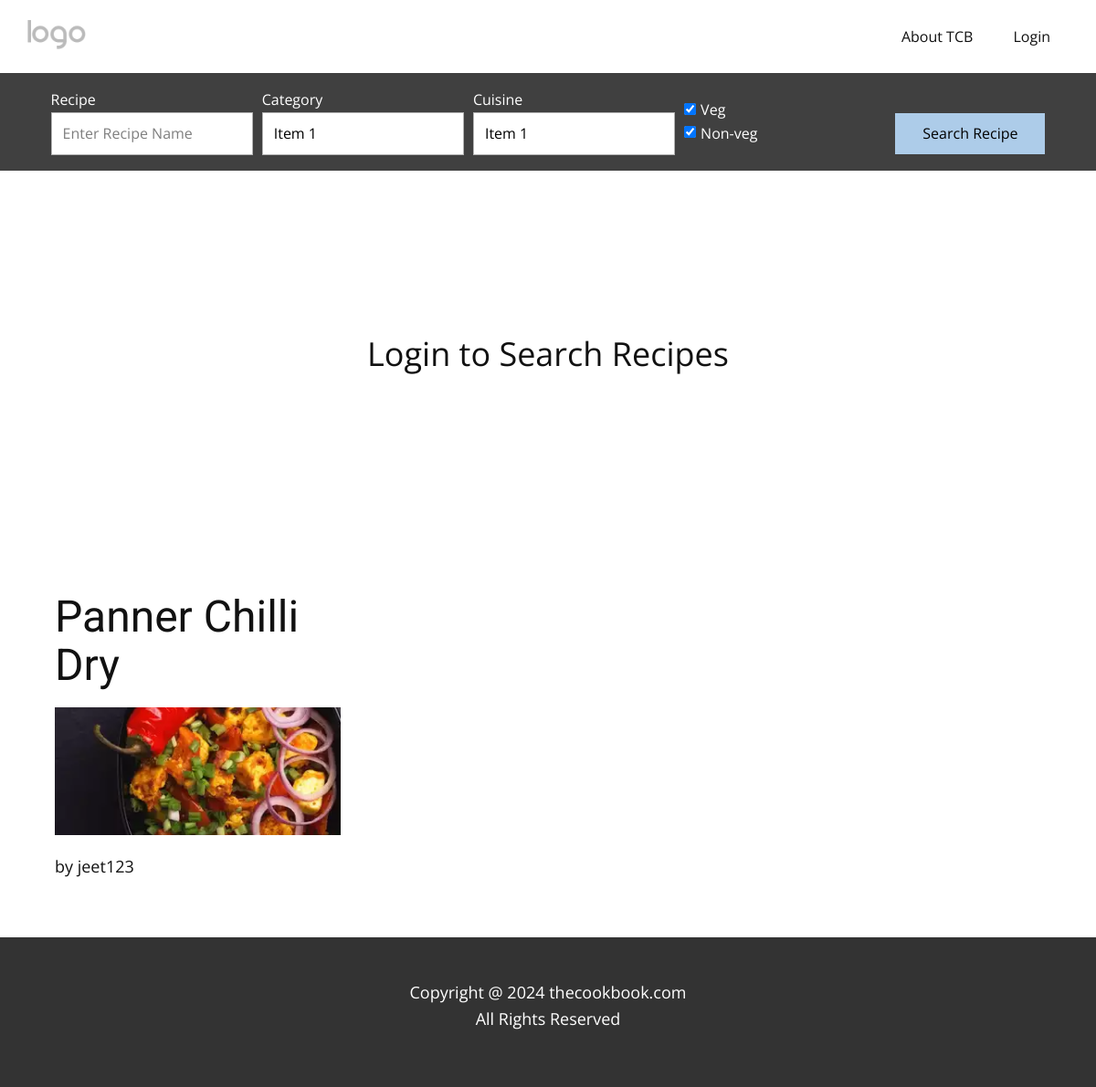
The page / on the database its author committed.
### TCB/models.py (models this page shows)
class Recipe(models.Model):
    recipe_id = models.AutoField(primary_key=True)
    user = models.ForeignKey(User, on_delete=models.CASCADE)
    recipe_name = models.CharField(max_length=100)
    recipe_image = models.ImageField(upload_to='static/recipe_images/')
    recipe_steps = models.TextField()
    ingredients = models.TextField()
    cooking_time = models.CharField(max_length=100)
    serving = models.IntegerField()
    cuisine = models.ForeignKey(Cuisine, on_delete=models.CASCADE)
    category = models.ForeignKey(Category, on_delete=models.CASCADE)
    rating = models.FloatField(default=0)
    count = models.IntegerField(default=0)
    veg = models.BooleanField()

### TCB/views.py (the view, shortened to what this page needs)
# urls.py: path('',views.home,name="home"),
def home(request):
    category = Category.objects.all()
    cuisine = Cuisine.objects.all()
    recipe = Recipe.objects.all()
    context={
        'category':category,
        'cuisine':cuisine,
        'recipe': recipe,
    }
    return render(request,'home.html',context)

### templates/home.html (shortened to what this page needs)
{% load static %}
<!DOCTYPE html>
<html style="font-size: 16px;" lang="en">
  <head>
    <link rel="stylesheet" href="{% static 'nicepage.css' %}" media="screen" />
    <link rel="stylesheet" href="{% static 'home.css' %}" media="screen" />
  </head>
  <body data-path-to-root="./" data-include-products="false" class="u-body u-xl-mode" data-lang="en">
    <header class="u-clearfix u-header u-header" id="sec-2ef3">
      <div class="u-clearfix u-sheet u-sheet-1">
        <a href="home.html" class="u-image u-logo u-image-1" title="home"><img src="{% static 'images/default-logo.png' %}" class="u-logo-image u-logo-image-1" /></a>
        <nav class="u-menu u-menu-dropdown u-offcanvas u-menu-1">
          <div class="u-custom-menu u-nav-container">
            <ul class="u-nav u-unstyled u-nav-1">
              <li class="u-nav-item">
                <a class="u-button-style u-nav-link u-text-active-palette-1-base u-text-hover-palette-2-base" href="aboutus" style="padding: 10px 20px;">About TCB</a>
              </li>
              {% if user.is_authenticated %}
              {% else %}
                <li class="u-nav-item">
                  <a class="u-button-style u-nav-link u-text-active-palette-1-base u-text-hover-palette-2-base" href="login" style="padding: 10px 20px;">Login</a>
                </li>
              {% endif %}
            </ul>
          </div>
        </nav>
      </div>
    </header>
    {% if user.is_authenticated %}
      <section class="u-clearfix u-grey-75 u-section-1" id="sec-7725">
        <div class="u-clearfix u-sheet u-valign-middle u-sheet-1">
          <div class="u-form u-form-1">
            <form action="/" class="u-clearfix u-form-horizontal u-form-spacing-10 u-inner-form" source="custom" name="form" style="padding: 10px;" method="post">
              {% csrf_token %}
              <div class="u-form-group u-label-top">
                <label for="email-3a3e" class="u-label">Recipe</label>
                <input type="text" placeholder="Enter Recipe Name" id="email-3a3e" name="recipe" class="u-input u-input-rectangle" required="required" />
              </div>
              <div class="u-form-group u-form-select u-label-top u-form-group-2">
                <label for="select-2521" class="u-label">Category</label>
                <div class="u-form-select-wrapper">
                  <select id="select-2521" name="category" class="u-input u-input-rectangle">
                    {% for x in category %}
                    <option value="{{ x.cateory_id }}" data-calc="">{{ x.category_name }}</option>
                    {% endfor %}
                  </select>
                  <svg class="u-caret u-caret-svg" version="1.1" id="Layer_1" xmlns="http://www.w3.org/2000/svg" xmlns:xlink="http://www.w3.org/1999/xlink" x="0px" y="0px" width="16px" height="16px" viewBox="0 0 16 16" style="fill:currentColor;" xml:space="preserve">
                    <polygon class="st0" points="8,12 2,4 14,4 "></polygon>
                  </svg>
                </div>
              </div>
              <div class="u-form-group u-form-select u-label-top u-form-group-3">
                <label for="select-1fb8" class="u-label">Cuisine</label>
                <div class="u-form-select-wrapper">
                  <select id="select-1fb8" name="cuisine" class="u-input u-input-rectangle">
                    {% for x in cuisine %}
                    <option value="{{ x.cuisine_id }}" data-calc="">{{ x.cuisine_name }}</option>
                    {% endfor %}
                  </select>
                  <svg class="u-caret u-caret-svg" version="1.1" id="Layer_1" xmlns="http://www.w3.org/2000/svg" xmlns:xlink="http://www.w3.org/1999/xlink" x="0px" y="0px" width="16px" height="16px" viewBox="0 0 16 16" style="fill:currentColor;" xml:space="preserve">
                    <polygon class="st0" points="8,12 2,4 14,4 "></polygon>
                  </svg>
                </div>
              </div>
              <div class="u-form-checkbox-group u-form-group u-label-top u-form-group-4">
                <label class="u-label"></label>
                <div class="u-form-checkbox-group-wrapper">
                  <div class="u-input-row">
                    <input id="field-fc6f" type="checkbox" name="veg" value="true" class="u-field-input" data-calc="true" checked="checked" />
                    <label class="u-field-label" for="field-fc6f">Veg</label>
                  </div>
                  <div class="u-input-row">
                    <input id="field-8531" type="checkbox" name="non-veg" value="true" class="u-field-input" data-calc="true" checked="checked" />
                    <label class="u-field-label" for="field-8531">Non-veg</label>
                  </div>
                </div>
              </div>
              <div class="u-align-left u-form-group u-form-submit u-label-top">
                <a href="#" class="u-border-none u-btn u-btn-submit u-button-style u-btn-1">Search Recipe</a>
                <input type="submit" value="submit" class="u-form-control-hidden" />
              </div>
              <div class="u-form-send-message u-form-send-success"></div>
              <div class="u-form-send-error u-form-send-message">No Such Recipes Found</div>
              <input type="hidden" value="" name="recaptchaResponse" />
            </form>
          </div>
        </div>
      </section>
    {% else %}
      <section class="u-clearfix u-grey-75 u-section-1" id="sec-7725">
        <div class="u-clearfix u-sheet u-valign-middle u-sheet-1">
          <div class="u-form u-form-1">
            <form action="#" class="u-clearfix u-form-horizontal u-form-spacing-10 u-inner-form" source="custom" name="form" style="padding: 10px;" method="post">
              <div class="u-form-group u-label-top">
                <label for="email-3a3e" class="u-label">Recipe</label>
                <input type="text" placeholder="Enter Recipe Name" id="email-3a3e" name="text" class="u-input u-input-rectangle" required="required" readonly />
              </div>
              <div class="u-form-group u-form-select u-label-top u-form-group-2">
                <label for="select-2521" class="u-label">Category</label>
                <div class="u-form-select-wrapper">
                  <select id="select-2521" name="select" class="u-input u-input-rectangle">
                    <option value="Item 1" data-calc="">Item 1</option>
                  </select>
                </div>
              </div>
              <div class="u-form-group u-form-select u-label-top u-form-group-3">
                <label for="select-1fb8" class="u-label">Cuisine</label>
                <div class="u-form-select-wrapper">
                  <select id="select-1fb8" name="select-1" class="u-input u-input-rectangle">
                    <option value="Item 1" data-calc="">Item 1</option>
                  </select>
                </div>
              </div>
              <div class="u-form-checkbox-group u-form-group u-label-top u-form-group-4">
                <div class="u-form-checkbox-group-wrapper">
                  <div class="u-input-row">
                    <input id="field-fc6f" type="checkbox" name="radiobutton[]" value="true" class="u-field-input" data-calc="true" checked="checked" />
                    <label class="u-field-label" for="field-fc6f">Veg</label>
                  </div>
                  <div class="u-input-row">
                    <input id="field-8531" type="checkbox" name="radiobutton[]" value="true" class="u-field-input" data-calc="true" checked="checked" />
                    <label class="u-field-label" for="field-8531">Non-veg</label>
                  </div>
                </div>
              </div>
              <div class="u-align-left u-form-group u-form-submit u-label-top">
                <a href="#" class="u-border-none u-btn u-btn-submit u-button-style u-btn-1">Search Recipe</a>
              </div>
            </form>
          </div>
        </div>
      </section>
    {% endif %}
    {% if user.is_authenticated %}
      <section class="u-clearfix u-white u-section-2" id="norecipes">
        <div class="u-clearfix u-sheet u-sheet-1">
          <p class="u-align-center u-text u-text-1">Search Any Recipe To See Delicious Dishes</p>
        </div>
      </section>
    {% else %}
      <section class="u-clearfix u-white u-section-2" id="norecipes">
        <div class="u-clearfix u-sheet u-sheet-1">
          <p class="u-align-center u-text u-text-1">Login to Search Recipes</p>
        </div>
      </section>
    {% endif %}
    <section class="u-clearfix u-section-3" id="recipes">
      <div class="u-clearfix u-sheet u-valign-middle u-sheet-1">
        <div class="u-blog u-container-style u-expanded-width u-blog-1">
          <div class="u-repeater u-repeater-1">
            {% for x in recipe %}
            <div class="u-blog-post u-container-style u-repeater-item">
              <div class="u-container-layout u-similar-container u-container-layout-1">
                <h2 class="u-blog-control u-text"><a class="u-post-header-link" href="{% url 'vrecipe' recipe_id=x.recipe_id %}">{{ x.recipe_name }}</a></h2>
                <a class="u-post-header-link" href="{% url 'vrecipe' recipe_id=x.recipe_id %}">
                  <img src="{{x.recipe_image}}" alt="" class="u-blog-control u-expanded-width u-image u-image-de  ult u-image-1" />
                </a>
                <div class="u-blog-control u-post-content u-text fr-view">by {{x.user.username}}</div>
              </div>
            </div>
            {% endfor %}
          </div>
        </div>
      </div>
    </section>
    <footer class="u-align-center u-clearfix u-footer u-grey-80 u-footer" id="sec-2e22">
      <div class="u-clearfix u-sheet u-sheet-1">
        <p class="u-align-center u-text u-text-default u-text-1">
          Copyright @ 2024 thecookbook.com<br />All Rights Reserved
        </p>
      </div>
    </footer>
  </body>
</html>

### static/home.css (style rules this page uses)
.u-section-1 { background-image: none; }
.u-section-1 .u-sheet-1 { min-height: 107px; }
.u-section-1 .u-form-1 { height: 97px; width: 1109px; margin: 5px auto; }
.u-section-1 .u-form-group-2 { margin-left: 0; }
.u-section-1 .u-form-group-3 { margin-left: 0; }
.u-section-1 .u-form-group-4 { margin-left: 0; }
.u-section-1 .u-btn-1 { padding-top: 10px; padding-bottom: 10px; }
.u-section-2 { background-image: none; }
.u-section-2 .u-sheet-1 { min-height: 400px; }
.u-section-2 .u-text-1 { font-size: 2.25rem; width: 879px; margin: 172px auto 60px; }
.u-section-3 .u-sheet-1 { min-height: 440px; }
.u-section-3 .u-blog-1 { margin-top: 0; margin-bottom: 0; }
.u-section-3 .u-repeater-1 { grid-auto-columns: calc(33.3333% - 6.66667px); grid-template-columns: calc(33.3333% - 6.66667px) calc(33.3333% - 6.66667px) calc(33.3333% - 6.66667px); grid-gap: 10px 10px; min-height: 375px; }
.u-section-3 .u-container-layout-1 { padding: 30px; }
.u-section-3 .u-image-1 { height: 140px; margin-top: 20px; }

### rows shown on the page
Recipe: recipe_name "Panner Chilli Dry", recipe_image (picture), user.username "jeet123"
